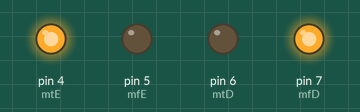
Simulated run of this sketch. Board: Arduino Uno, built with avr-gcc and run on an emulated ATmega328P. Parts: output pins drawn as LEDs (lit = HIGH).

Above: at 0.1 s.
Timing chart, 0 to 1.6 s (numbered marks = the images above):
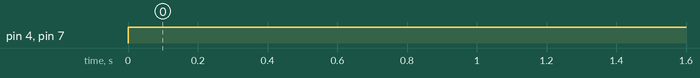

The sketch:

sketch_jul26b.ino
```cpp
byte mfE = 5;
byte mtE = 4;
byte mfD = 7;
byte mtD = 6;

void setup() {
  pinMode(4, OUTPUT);
  pinMode(5, OUTPUT);
  pinMode(7, OUTPUT);
  pinMode(6, OUTPUT);
}

void loop() {
  analogWrite(mfE, 0);
  analogWrite(mtE, 190);
  analogWrite(mfD, 170);
  analogWrite(mtD, 0);


//  analogWrite(mfE, 165);
//  analogWrite(mtE, 0);
//  analogWrite(mfD, 0);
//  analogWrite(mtD, 190);


}
```

Measured:
- by itself, pin 4 (mtE), pin 7 (mfD): LOW → HIGH at 0.00 s
